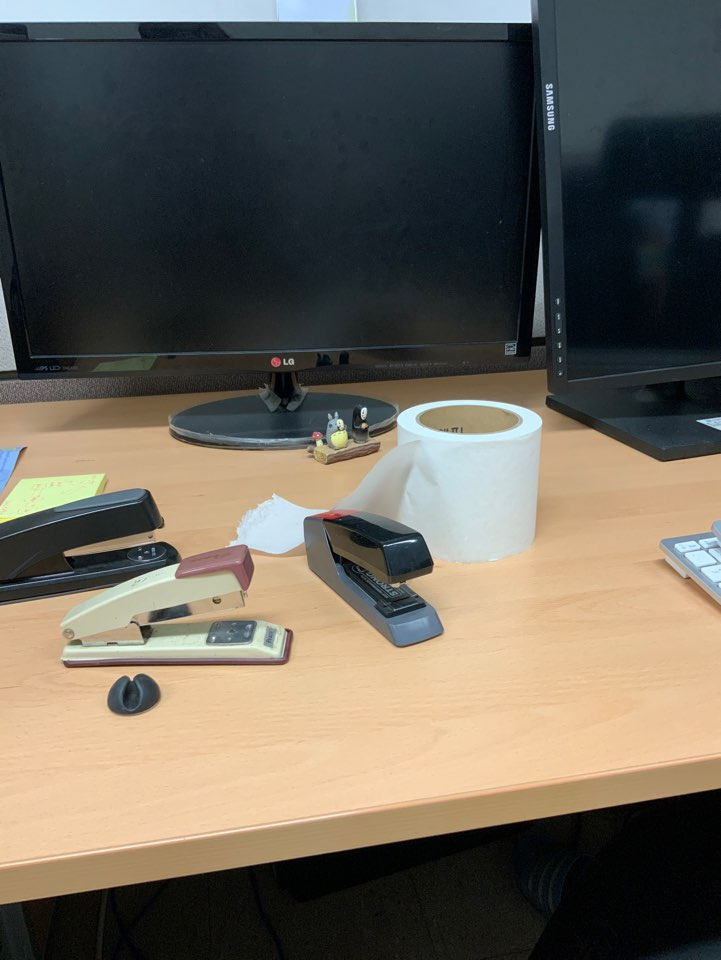
#> input picture Assign3/image1.jpeg, 721 x 960 px
$ python FinalAssign.py
#> lines starting #> are read from the running program, lines starting #| are printed output that depends on the picture
import numpy as np
import cv2 as cv
import pdb

FLANN_INDEX_LSH    = 6


def anorm2(a):
    return (a*a).sum(-1)
def anorm(a):
    return np.sqrt( anorm2(a) )

def matchKeypoints(keyPoints1, keyPoints2, descriptors1, descriptors2):

    flann_params= dict(algorithm = FLANN_INDEX_LSH,
                       table_number = 6, # 12
                       key_size = 12,     # 20
                       multi_probe_level = 1) #2


    matcher = cv.FlannBasedMatcher(flann_params, {})  # bug : need to pass empty dict (#1329)
    raw_matches = matcher.knnMatch(descriptors1, descriptors2, k = 2) #2


    matches = []
    drawmatching=[]

    for m in raw_matches:
        if len(m) == 2 and m[0].distance < m[1].distance * 0.79:
            matches.append((m[0].trainIdx, m[0].queryIdx))
            drawmatching.append(m[0])


    if len(matches) >= 4:

        keyPoints1 = np.float32([keyPoints1[i] for (_, i) in matches])
        keyPoints2 = np.float32([keyPoints2[i] for (i, _) in matches])


        H, status = cv.findHomography(keyPoints1, keyPoints2, cv.RANSAC,4.0)


    else:
        H, status = None, None


    return matches, H, status , drawmatching


def drawMatches(image1, image2, keyPoints1, keyPoints2, matches, status):

    img3 = cv.drawMatches(image1, keyPoints1, image2, keyPoints2, matches, None, flags=10)

    return img3


def main():

    img1 = cv.imread('image1.jpeg')
#> img1 is the input picture: shape (960, 721, 3); mean B, G, R 89.8, 100.7, 106.5
    img2 = cv.imread('image2.jpeg')
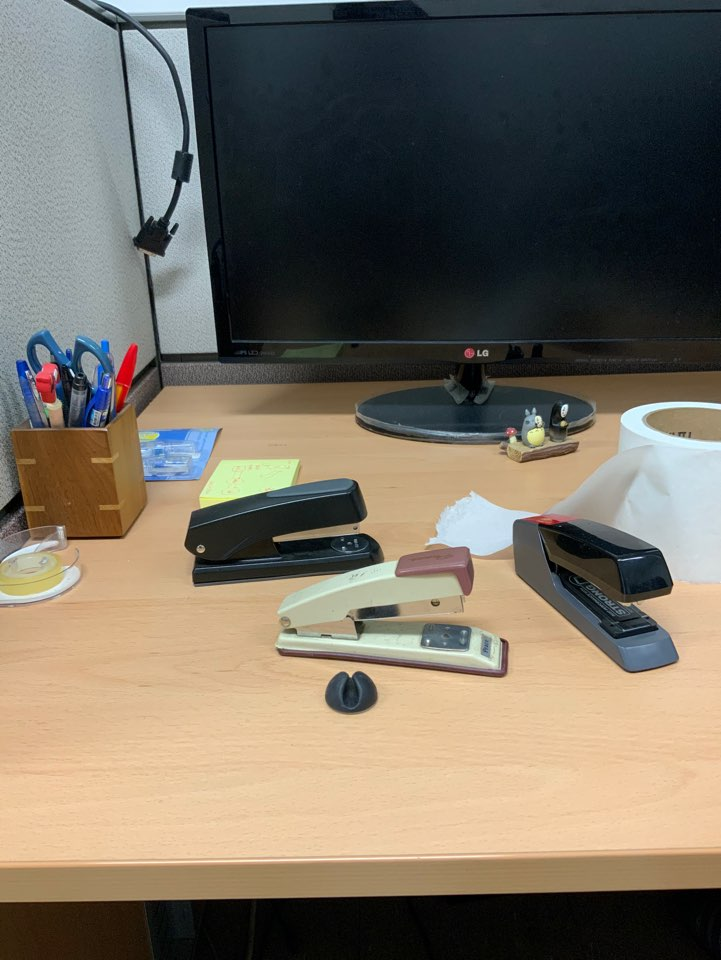
#> input picture Assign3/image2.jpeg, 721 x 960 px
#> img2 is the input picture: shape (960, 721, 3); mean B, G, R 98.7, 111.8, 119.9


    gray1 = cv.cvtColor(img1, cv.COLOR_BGR2GRAY) #이미지 회색으로 바꾸기
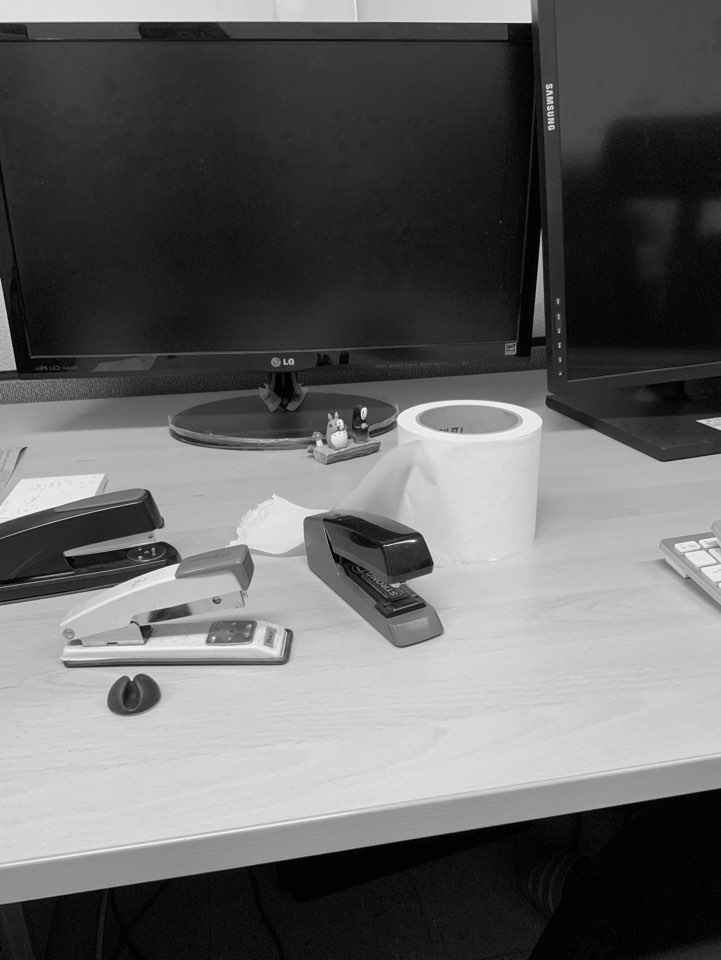
#> gray1: shape (960, 721); min 0, max 252, mean 101.2
    gray2 = cv.cvtColor(img2, cv.COLOR_BGR2GRAY)    #이미지 회색으로 바꾸기
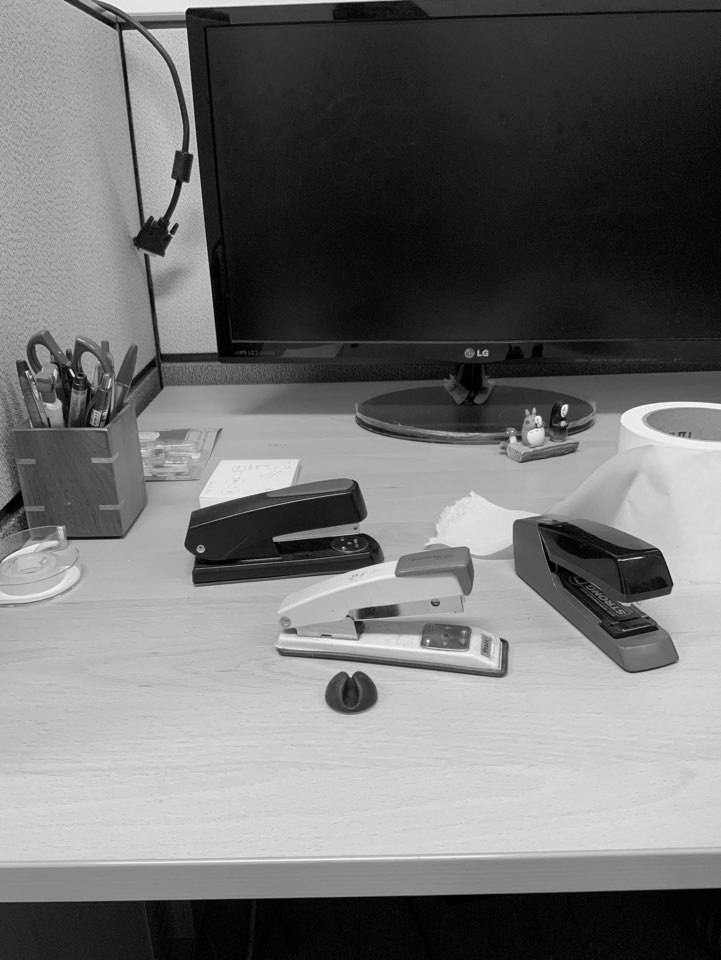
#> gray2: shape (960, 721); min 0, max 251, mean 112.7


    detector = cv.ORB_create(
    nfeatures=40000,
    scaleFactor=1.2,
    nlevels=8,
    edgeThreshold=31,
    firstLevel=0,
    WTA_K=2,
    scoreType=cv.ORB_HARRIS_SCORE,
    patchSize=31,
    fastThreshold=20,
)
    keyPoints1, descriptors1 = detector.detectAndCompute(gray1, None) #keyPoints1는 좌표그자체 descriptors 비교하는 keypoints 들이 얼마나 비슷한지 계산하는 것
#> keyPoints1 = 2409 keypoints; strongest (x, y, size): (364, 408, 31), (550, 95, 31), (550, 89, 31), (361, 410, 31)
    keyPoints2, descriptors2 = detector.detectAndCompute(gray2, None)
#> keyPoints2 = 3696 keypoints; strongest (x, y, size): (566, 405, 31), (565, 406, 37.2), (171, 231, 31), (175, 181, 31)


    keyPoints1t = np.float32([keypoint.pt for keypoint in keyPoints1])
#> keyPoints1t = 2409 pairs, first value 31 to 689, second value 37 to 839
    keyPoints2t = np.float32([keypoint.pt for keypoint in keyPoints2])
#> keyPoints2t = 3696 pairs, first value 31 to 689, second value 31 to 857


    matches, H, status, drawmatching = matchKeypoints(keyPoints1t, keyPoints2t, descriptors1, descriptors2) # 매칭점과 호모그라피를 구한다.
#> in matchKeypoints, `raw_matches = matcher.knnMatch(descriptors1, descriptors2, k = 2)`: raw_matches = 2409 matches
#> after the loop in matchKeypoints, `for m in raw_matches:`: drawmatching = 744 matches; matches = 744 pairs, first value 1 to 3694, second value 17 to 2408
#> in matchKeypoints, `keyPoints1 = np.float32([keyPoints1[i] for (_, i) in matches])`: keyPoints1 = 744 pairs, first value 31 to 689, second value 100.8 to 839
#> in matchKeypoints, `keyPoints2 = np.float32([keyPoints2[i] for (i, _) in matches])`: keyPoints2 = 744 pairs, first value 82.08 to 689, second value 31 to 857
#> in matchKeypoints, `H, status = cv.findHomography(keyPoints1, keyPoints2, cv.RANSAC,4.0)`: H = [[0.845, 0.117, 144], [-0.0801, 0.985, -13.34], [-0.000293, -6.6e-06, 1]]; status = 744 values, max 1 at index 15, min 0 at index 0, mean 0.652
#> drawmatching = 744 matches


    img_matching_result = drawMatches(img1, img2, keyPoints1, keyPoints2, drawmatching, status)
#> in drawMatches, `img3 = cv.drawMatches(image1, keyPoints1, image2, keyPoints2, matches,..`:
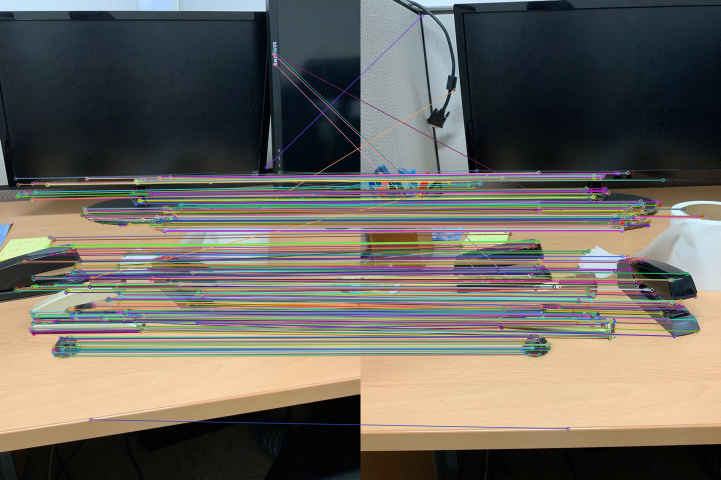
#> img3: shape (960, 1442, 3) (shown at 1/2 size); mean B, G, R 96.2, 104.1, 108.3


    result = cv.warpPerspective(img1, H,
        (img1.shape[1] + img2.shape[1], img1.shape[0]))
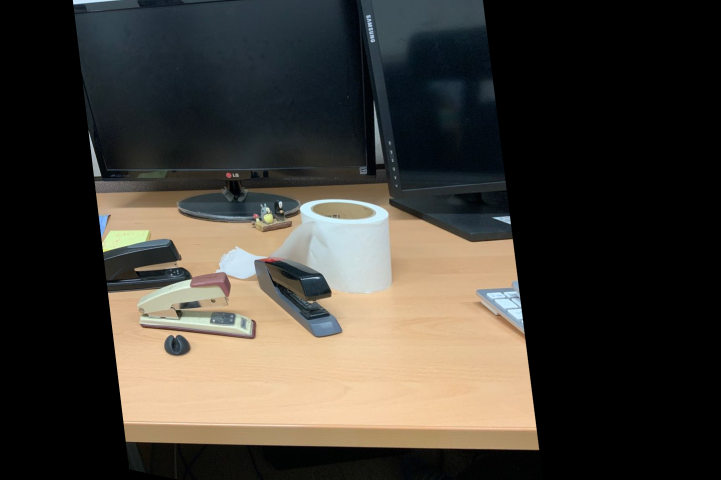
#> result: shape (960, 1442, 3) (shown at 1/2 size); mean B, G, R 52.7, 59.9, 64.4
    result[0:img2.shape[0], 0:img2.shape[1]] = img2
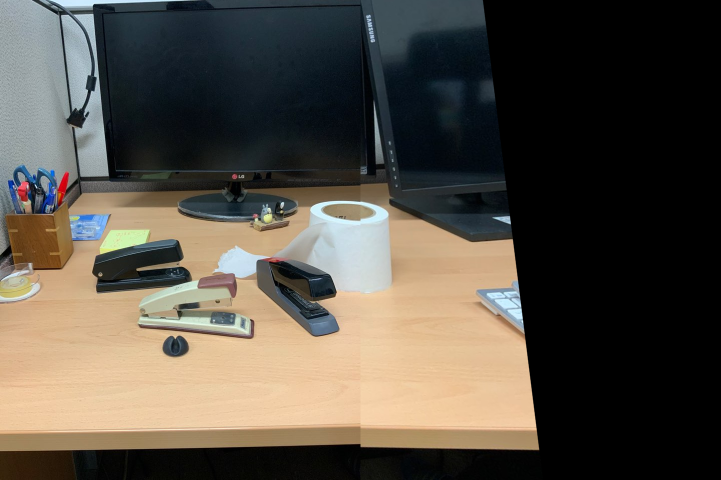
#> result: shape (960, 1442, 3) (shown at 1/2 size); mean B, G, R 69.3, 79.1, 85.5


    cv.imshow('matching result', img_matching_result)
    cv.waitKey(0)
    cv.imshow('result', result)
    cv.waitKey(0)


    cv.waitKey()


if __name__ == '__main__':
    main()
    cv.destroyAllWindows()
